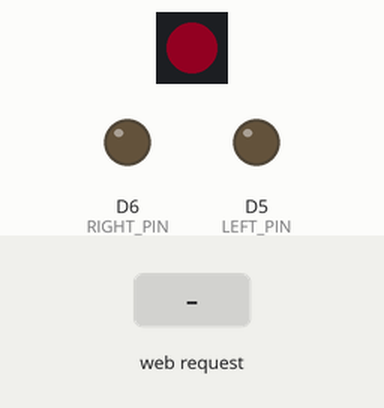
Bench run of a sketch on a simulated ESP8266 (NodeMCU). Shown: 1 RGB LEDs in strip order, left to right, output pins drawn as LEDs (lit = HIGH). The test bench sets the inputs (shaded band). Dim RGB values are drawn brighter than linear; WiFi joins after 1.5 s; servers stay silent unless stated; not simulated (calls return 0 or success): credentials.h; pins used as bus, display or sensor lines are not drawn; what the sketch prints to the serial monitor is not drawn.

Above: at 3.6 s.
3.7 s: HTTP request GET /postform/?red=1 received
At 4.3 s:
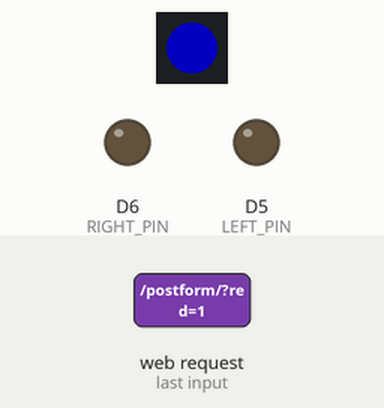
5.2 s: HTTP request GET /postform/?green=120 received
At 6.4 s:
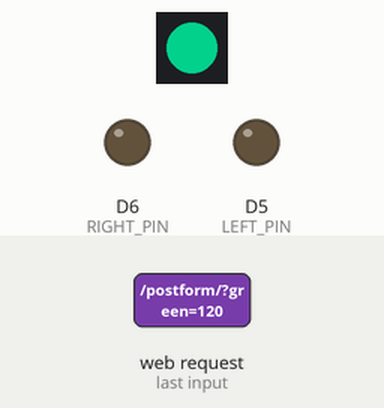
6.7 s: HTTP request GET /postform/?blue=1 received
At 7.7 s:
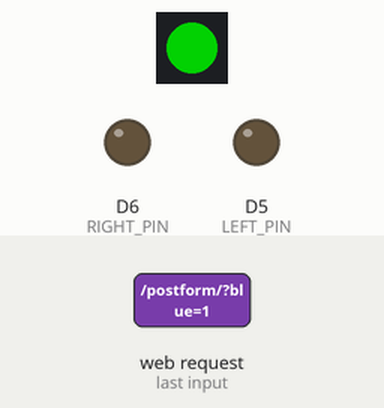
8.2 s: HTTP request GET /postform/?red=120 received
At 8.9 s:
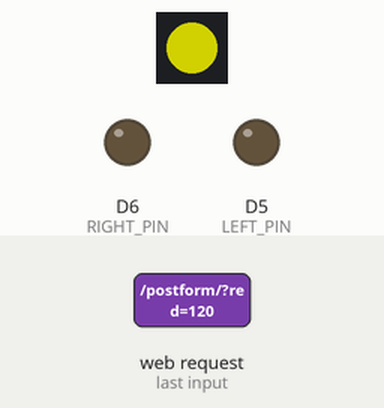
Timing chart, 0 to 10.7 s (numbered marks = the images above; inputs shaded):
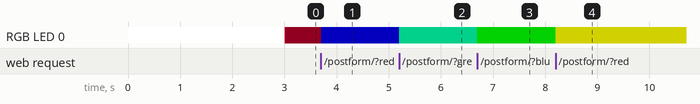

Measured:
- after the input at 3.7 s, RGB LED 0: RGB(18, 0, 4) → RGB(1, 0, 80) at once
- after the input at 5.2 s, RGB LED 0: RGB(1, 0, 80) → RGB(1, 120, 80) at once
- after the input at 6.7 s, RGB LED 0: RGB(1, 120, 80) → RGB(1, 120, 1) at once
- after the input at 8.2 s, RGB LED 0: RGB(1, 120, 1) → RGB(120, 120, 1) at once

The sketch:

analogVUMeter.ino
```cpp
#include <ESP8266WiFi.h>
#include <WiFiClient.h>
#include <WiFiClientSecure.h>
#include <WiFiServer.h>
#include <WiFiUdp.h>
#include <ESP8266WebServer.h>
#include <NeoPixelBus.h>
#include "credentials.h"
#include <Adafruit_NeoPixel.h>

const int led = LED_BUILTIN;
static const uint8_t D0   = 16;
static const uint8_t D1   = 5;
static const uint8_t D2   = 4;
static const uint8_t D3   = 0;
static const uint8_t D4   = 2;
static const uint8_t D5   = 14;
static const uint8_t D6   = 12;
static const uint8_t D7   = 13;
static const uint8_t D8   = 15;
static const uint8_t D9   = 3;
static const uint8_t D10  = 1;
static const uint8_t LEFT_PIN = D5;
static const uint8_t RIGHT_PIN = D6;

const uint16_t PixelCount = 1;
const uint8_t PixelPin = 2;
NeoPixelBus<NeoGrbFeature, Neo800KbpsMethod> strip(PixelCount, PixelPin);

static const int MAX_STANDBY_BRIGHTNESS = 20;
static const int MILLIS_UNTIL_STANDBY = 3000;
static const uint8_t MAX_VOLTAGE = 1023;
static const float COLOR_DECAY = 0.75;

#define BUFFER_LEN 2

// Wifi and socket settings
unsigned int localPort = 7832;
char packetBuffer[BUFFER_LEN];

float lastLeft = 0;
float lastRight = 0;
int lastRed = 0;
int lastGreen = 0;
int lastBlue = 0;

int holdDelay = 1;
int dropDelay = 1;
int red = 255;
int green = 0;
int blue = 80;
float decay = 0.33;

WiFiUDP port;
ESP8266WebServer server(80);

void connectWifi() {
  WiFi.begin(STASSID, STAPSK);
  WiFi.hostname(HOSTNAME);
  WiFi.mode(WIFI_STA);
  while (WiFi.status() != WL_CONNECTED) {
    delay(500);
    Serial.print(".");
  }
  Serial.print("Connected to ");
  Serial.println(STASSID);
  Serial.print("IP address: ");
  Serial.println(WiFi.localIP());
  Serial.print("MAC: ");
  Serial.println(WiFi.macAddress());
}

const char HTML[] PROGMEM = R"=====(
<html>
<head>
    <style>
        input {
            width: 16em;
            height: 16em;
        }

        body {
            font-size: 8em;
        }

        .slider {
            width: 66%;
            -webkit-appearance: none;
            appearance: none;
            height: 16em;
        }

        .slider::-webkit-slider-thumb {
            -webkit-appearance: none;
            appearance: none;
            width: 16em;
            height: 16em;
        }

        .slider::-moz-range-thumb {
            width: 16em;
            height: 16em;
            cursor: pointer;
        }
    </style>
</head>

<body>
    <form id='form' method='post' action='/postform/'>
        ${holdDelay}
        <input type='submit' name='decreaseDelay' value='-'>
        <input type='submit' name='increaseDelay' value='+'>
        <br>
        ${dropDelay}
        <input type='submit' name='decreaseDropDelay' value='-'>
        <input type='submit' name='increaseDropDelay' value='+'>
        <br><label id='decay'></label><br>decay<input class='slider' type='range' min='0' max='1000' value='${decay}' name='decay' oninput="document.getElementById('decay').innerHTML=this.value" onchange="document.getElementById('form').submit()">
        <br><label id='fRed'>R</label><input class='slider' type='range' min='0' max='255' value='${red}' name='red' oninput="document.getElementById('fRed').innerHTML=this.value" onchange="document.getElementById('form').submit()">
        <br><label id='fGreen'>G</label><input class='slider' type='range' min='0' max='255' value='${green}' name='green' oninput="document.getElementById('fGreen').innerHTML=this.value" onchange="document.getElementById('form').submit()">
        <br><label id='fBlue'>B</label><input class='slider' type='range' min='0' max='255' value='${blue}' name='blue' oninput="document.getElementById('fBlue').innerHTML=this.value" onchange="document.getElementById('form').submit()">
    </form>
</body>
</html>
)=====";

void handleRoot() {
  String ret = String(HTML);
  ret.replace("${holdDelay}", String(holdDelay));
  ret.replace("${dropDelay}", String(dropDelay));
  ret.replace("${decay}", String(decay * 1000));
  ret.replace("${red}", String(red));
  ret.replace("${green}", String(green));
  ret.replace("${blue}", String(blue));
  server.send(200,"text/html", ret);
}

void handleForm() {
  String message = "POST form was:\n";
  if (server.argName(0) == "decreaseDelay" && holdDelay > 10) {
    holdDelay -= 10;
  }
  if (server.argName(0) == "increaseDelay") {
    holdDelay += 10;
  }
  if (server.argName(0) == "decreaseDropDelay" && dropDelay > 10) {
    dropDelay -= 10;
  }
  if (server.argName(0) == "increaseDropDelay") {
    dropDelay += 10;
  }
  if (server.hasArg("red")) {
    red = server.arg("red").toInt();
  }
  if (server.hasArg("green")) {
    green = server.arg("green").toInt();
  }
  if (server.hasArg("blue")) {
    blue = server.arg("blue").toInt();
  }
  if (server.hasArg("decay")) {
    decay = server.arg("decay").toFloat() / 1000.0;
  }
  setColor(red, green, blue);
  Serial.println(server.argName(0));
  Serial.print("Hold Delay: ");
  Serial.print(holdDelay);
  Serial.print(" Drop Delay: ");
  Serial.print(dropDelay);
  Serial.print(" decay: ");
  Serial.print(decay);
  Serial.print(" RGB: ");
  Serial.print(red);
  Serial.print(" ");
  Serial.print(green);
  Serial.print(" ");
  Serial.println(blue);
  handleRoot();
}

void setColor(int redValue, int greenValue, int blueValue) {
  RgbColor c(redValue, greenValue, blueValue);
  strip.SetPixelColor(0, c);
  strip.SetPixelColor(1, c);
  strip.Show();
}

void setup() {
    Serial.begin(115200);
    Serial.println("Starting");
    pinMode(led, OUTPUT);
    pinMode(LEFT_PIN,OUTPUT);
    pinMode(RIGHT_PIN,OUTPUT);
    analogWrite(LEFT_PIN, LOW);
    analogWrite(RIGHT_PIN, LOW);
    strip.Begin();
    strip.Show();
    setColor(255,255,255);
    digitalWrite(led, LOW);
    connectWifi();
    digitalWrite(led, HIGH);
    delay(500);
    digitalWrite(led, LOW);
    port.begin(localPort);
    digitalWrite(led, HIGH);
    server.on("/",handleRoot);
    server.on("/postform/", handleForm);
    server.begin();
    lastLeft = 512;
    lastRight = 512;
    lastRed = red;
    lastGreen = green;
    lastBlue = blue;
}

long lastMillis = 0;
float maxLeft = 255;
float maxRight = 255;

void loop() {
    int packetSize = port.parsePacket();
    if (packetSize) {
        int len = port.read(packetBuffer, 2);
        float left = packetBuffer[0];
        float right = packetBuffer[1];
        maxLeft = max(maxLeft, left);
        maxRight = max(maxRight, right);
        left = max(lastLeft, left);
        right = max(lastRight, right);
        int vLeft = (int)(left * MAX_VOLTAGE / maxLeft);
        int vRight = (int)(right * MAX_VOLTAGE / maxRight);
        Serial.print(" Input Left ");
        Serial.print(left);
        Serial.print(" Right ");
        Serial.print(right);
        Serial.print(" | maxLeft: ");
        Serial.print(maxLeft);
        Serial.print(" maxRight: ");
        Serial.print(maxRight);
        Serial.print(" | lastLeft: ");
        Serial.print(lastLeft);
        Serial.print(" lastRight: ");
        Serial.print(lastRight);
        Serial.print(" | decay: ");
        Serial.print(decay);
        Serial.print(" | Voltage Left ");
        Serial.print(vLeft);
        Serial.print(" Right ");
        Serial.println(vRight);

        analogWrite(LEFT_PIN, vLeft);
        analogWrite(RIGHT_PIN, vRight);
        setColor(red,green,blue);
        delay(holdDelay);

        lastRed = red;
        lastGreen = green;
        lastBlue = blue;
        lastLeft = left * decay;
        lastRight = right * decay;
        lastMillis = millis();
    } else {
        if ((millis() - lastMillis) > MILLIS_UNTIL_STANDBY) {
          // Serial.print("Standby ");
          // Serial.print(lastRed);
          // Serial.print(" ");
          // Serial.print(lastGreen);
          // Serial.print(" ");
          // Serial.println(lastBlue);
          if ((lastLeft > 1) || (lastRight > 1)) {
            lastLeft = lastLeft * decay;
            lastRight = lastRight * decay;
            analogWrite(LEFT_PIN, lastLeft);
            analogWrite(RIGHT_PIN, lastRight);
          }
          if ((lastRed > MAX_STANDBY_BRIGHTNESS) || (lastGreen > MAX_STANDBY_BRIGHTNESS) || (lastBlue > MAX_STANDBY_BRIGHTNESS)) {
            lastRed = lastRed * COLOR_DECAY;
            lastGreen = lastGreen * COLOR_DECAY;
            lastBlue = lastBlue * COLOR_DECAY;
            setColor(lastRed,lastGreen,lastBlue);
          }
          delay(holdDelay);
        }
    }
    server.handleClient();
}
```
